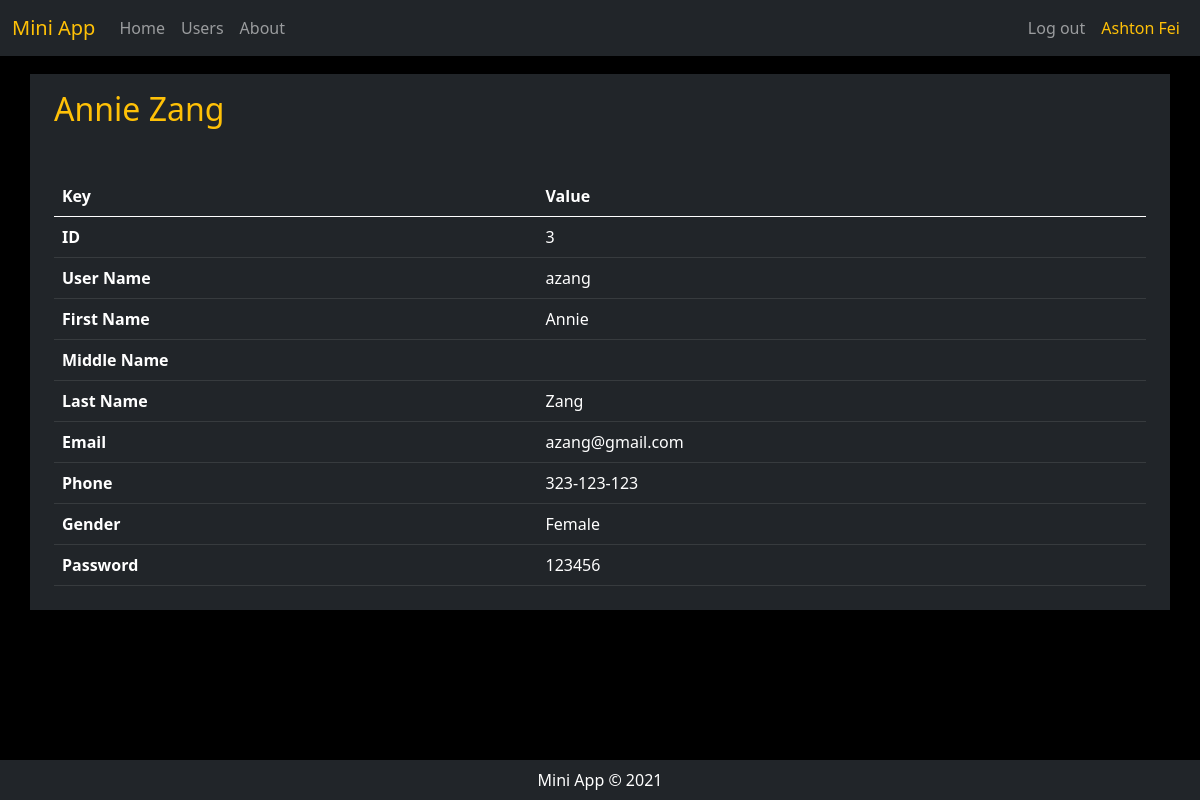
/users/3 (signed in), run on the app's committed database.
### App/database.py (models this page shows)
class User(db.Model, UserMixin):
    id = db.Column(db.Integer, primary_key=True)
    username = db.Column(db.String(30), nullable=False, unique=True)
    first_name = db.Column(db.String(30), nullable=False)
    middle_name = db.Column(db.String(30))
    last_name = db.Column(db.String(30), nullable=False)
    email = db.Column(db.String(100), nullable=False, unique=True)
    phone = db.Column(db.String(100), nullable=False)
    gender = db.Column(db.String(10), nullable=False)
    password_hash = db.Column(db.String(16), nullable=False)

### App/routes.py (the view)
@app.route('/users/<id>', methods=['GET', 'POST'])
@login_required
def user(id):
    user = User.query.filter_by(id=id).first()
    return render_template('user.html', user=user, headers=USER_HEADERS)

### App/routes.py (called while the page is built)
@login_manager.user_loader
def load_user(user_id):
    return User.query.get(int(user_id))

### App/templates/user.html (shortened to what this page needs)
{% extends "base.html" %}
{% block content %}
<div class='container py-2 mt-2'>
    <div class="mt-2 mb-5 text-warning">
        <h2>{{user.first_name}} {{user.last_name}}</h2>
    </div>
    <div class="table-responsive">
        <table class="table table-dark">
            <thead>
            <tr>
                <th>Key</th>
                <th>Value</th>
            </tr>
        </thead>
        <tbody class="table-striped">
            {% for header in headers %}
            <tr>
                <th>{{ header.label }}</th>
                <td>{{ user[header.key] }}</td>
            </tr>
            {% endfor %}
        </tbody>
        </table>
    </div>
</div>
{% endblock%}

### App/templates/base.html (shortened to what this page needs)
<!DOCTYPE html>
<html lang="en">
<head>
    <link href="https://cdn.jsdelivr.net/npm/bootstrap@5.0.0-beta3/dist/css/bootstrap.min.css" rel="stylesheet"
 />
    <link rel="stylesheet" href="{{url_for('static', filename='style.css')}}">
</head>
<body class='text-white' style='background-color: #000000; padding-top: 66px; padding-bottom: 66px;'>
    <nav class="navbar navbar-dark bg-dark fixed-top navbar-expand-lg">
        <div class="container-fluid">
            <a class="navbar-brand text-warning" href="{{ url_for('home') }}">Mini App</a>
            <div class="collapse navbar-collapse" id="navbarNav">
                <div class="navbar-nav me-auto">
                    {% if current_user.is_authenticated %}
                    <a {% if request.path=='/' %} class="nav-link active" aria-current="page" {% else %}
                        class="nav-link" {% endif %} href="{{ url_for('home') }}">Home</a>
                    <a {% if request.path=='/users' %} class="nav-link active" aria-current="page" {% else %}
                        class="nav-link" {% endif %} href="{{ url_for('users') }}">Users</a>
                    <a {% if request.path=='/about' %} class="nav-link active" aria-current="page" {% else %}
                        class="nav-link" {% endif %} href="{{ url_for('about') }}">About</a>
                    {% endif %}
                </div>
                <div class="navbar-nav">
                    {% if current_user.is_authenticated %}
                    <a class="nav-link" href="{{ url_for('logout') }}">Log out</a>
                    <a class="nav-link text-warning"
                        href="{{ url_for('user', id=current_user.id)}}">{{current_user.first_name}}
                        {{current_user.last_name}}</a>
                    {% endif %}
                </div>
            </div>
        </div>
    </nav>
    <div class="container bg-dark">
        {% block content %}{% endblock %}
    </div>
    <div class="bg-dark fixed-bottom p-2">
        <p class="text-center m-0">Mini App &copy; 2021</p>
    </div>
</body>
</html>

### data on the page
User: first_name "Ashton", last_name "Fei"
User: first_name "Annie", last_name "Zang", id "3" "azang" "Annie" "Zang" "azang@gmail.com" "323-123-123" "Female" "123456"

### other printed values
{{ header.label }} "ID" "User Name" "First Name" "Middle Name" "Last Name" "Email" "Phone" "Gender" "Password"
